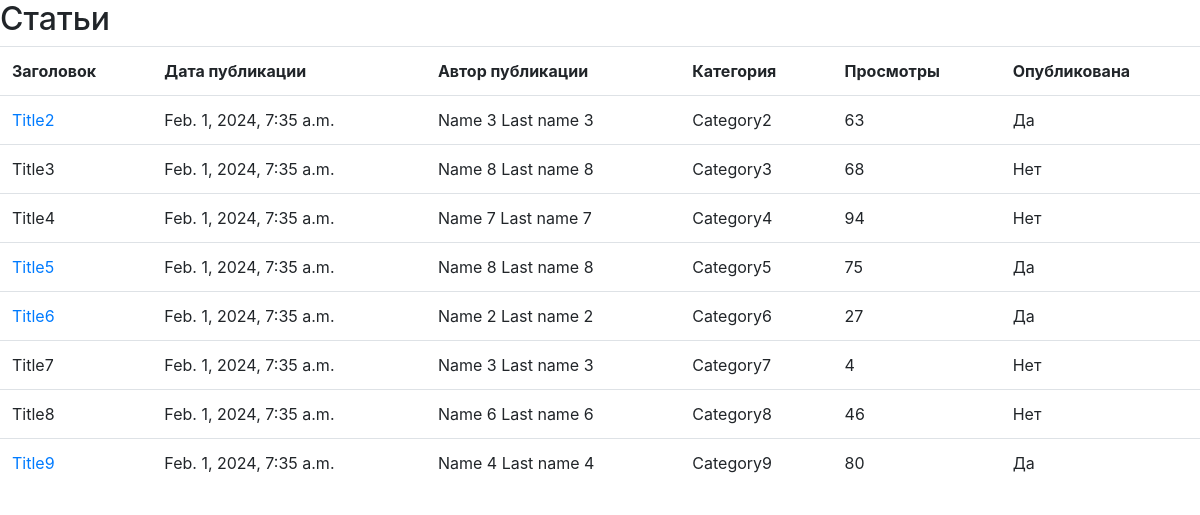
The page /seminar_03/articles/ on the database its author committed.
### seminar_02/models.py (models this page shows, shortened)
class Article(models.Model):
    title = models.CharField(max_length=200)
    content = models.TextField()
    date_published = models.DateTimeField(auto_now_add=True)
    author = models.ForeignKey(Author, on_delete=models.CASCADE)
    category = models.CharField(max_length=100)
    views = models.IntegerField(default=0)
    is_published = models.BooleanField(default=False)
    fields = ['title', 'content', 'category', 'views']

class Author(models.Model):
    first_name = models.CharField(max_length=100)
    last_name = models.CharField(max_length=100)
    email = models.EmailField()
    bio = models.TextField()
    birth_date = models.CharField(max_length=10)
    fields = ['first_name', 'last_name', 'email', 'bio', 'birth_date']
    @property
    def full_name(self):
        return f'{self.first_name} {self.last_name}'
    """CRUD функции"""

### seminar_03/views.py (the view)
# urls.py: path('articles/', get_articles, name='get_articles'),
def get_articles(request, author_id=None):
    articles = Article.objects.all()
    if author_id:
        author = get_object_or_404(Author, pk=author_id)
        articles = Article.objects.filter(author=author).all()
        title = f'Статьи автора {author.full_name}'
    else:
        title = 'Статьи'
    context = {
        'title': title,
        'columns': ['Заголовок', 'Дата публикации', 'Автор публикации', 'Категория', 'Просмотры', 'Опубликована'],
        'articles': articles,
    }
    return render(request, 'seminar_03/articles.html', context)

### seminar_03/templates/seminar_03/articles.html (shortened to what this page needs)
{% extends 'seminar_03/base.html' %}
{% block content %}
<h2> {{ title }} </h2>
<table class="table">
    <tr>
        {% for column in columns %}
        <th>{{ column }}</th>
        {% endfor %}
    </tr>
    {% for article in articles %}
    <tr>
        <td>
            {% if article.is_published %}<a href="{% url 'article_full' article.id %}">{{ article.title }}</a>
            {% else %} {{ article.title }}
            {% endif %}
        </td>
        <td> {{ article.date_published }}</td>
        <td> {{ article.author.full_name }}</td>
        <td> {{ article.category }}</td>
        <td> {{ article.views }}</td>
        <td> {% if article.is_published %} Да
            {% else %} Нет
            {% endif %}
        </td>
    </tr>
    {% endfor %}
</table>
{% endblock %}

### rows shown on the page
Article: title "Title2", date_published "Feb. 1, 2024, 7:35 a.m.", author.full_name "Name 3 Last name 3", category "Category2", views "63", is_published "Да"
Article: title "Title3", date_published "Feb. 1, 2024, 7:35 a.m.", author.full_name "Name 8 Last name 8", category "Category3", views "68", is_published "Нет"
Article: title "Title4", date_published "Feb. 1, 2024, 7:35 a.m.", author.full_name "Name 7 Last name 7", category "Category4", views "94", is_published "Нет"
Article: title "Title5", date_published "Feb. 1, 2024, 7:35 a.m.", author.full_name "Name 8 Last name 8", category "Category5", views "75", is_published "Да"
Article: title "Title6", date_published "Feb. 1, 2024, 7:35 a.m.", author.full_name "Name 2 Last name 2", category "Category6", views "27", is_published "Да"
Article: title "Title7", date_published "Feb. 1, 2024, 7:35 a.m.", author.full_name "Name 3 Last name 3", category "Category7", views "4", is_published "Нет"
Article: title "Title8", date_published "Feb. 1, 2024, 7:35 a.m.", author.full_name "Name 6 Last name 6", category "Category8", views "46", is_published "Нет"
Article: title "Title9", date_published "Feb. 1, 2024, 7:35 a.m.", author.full_name "Name 4 Last name 4", category "Category9", views "80", is_published "Да"

### other values the page prints
{{ title }} "Статьи"
{{ column }} "Заголовок" "Дата публикации" "Автор публикации" "Категория" "Просмотры" "Опубликована"
